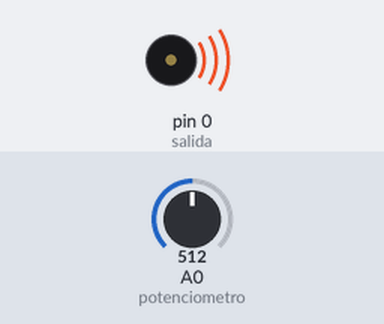
Bench run of a sketch on a simulated Arduino Uno, built with avr-gcc and run on an emulated ATmega328P. On the bench: buzzer (waves = sounding). The inputs (shaded band) are chosen by the test bench; at power-on: A0 (potenciometro) = 512.

Above: at 0.15 s.
Timing chart, 0 to 3.0 s (numbered marks = the images above):
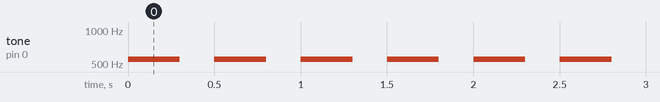

Measured:
- by itself, tone on pin 0 (salida): alternates 550 Hz for 0.30 s and silent for 0.20 s

The sketch:

sonido_variable.ino
```cpp
int salida = 0; //declaracion de puerto y nombre
int potenciometro = A0; // declaracion de puerto y nombre (ADC)
float lectura; // se utiliza la variable flotante para tener una mejor lectura de numero probenientes del potenciometro
int FreqMin = 100; // frecuencias a las que quieres osile el sonido
int FreqMax = 1000;

void setup() {
pinMode(salida, OUTPUT); // declaracion de la variable
pinMode(potenciometro, INPUT); // declaracion de la variable
}

void loop() {
lectura = analogRead(potenciometro);
float frecuencia = map(lectura, 0, 1023, FreqMin, FreqMax);
tone (salida, frecuencia, 300); //De aquí borrar el "300" si se quiere un tono continuo
delay(500); // Borrar esta línea completa si se quiere un tono continuo
}
```
